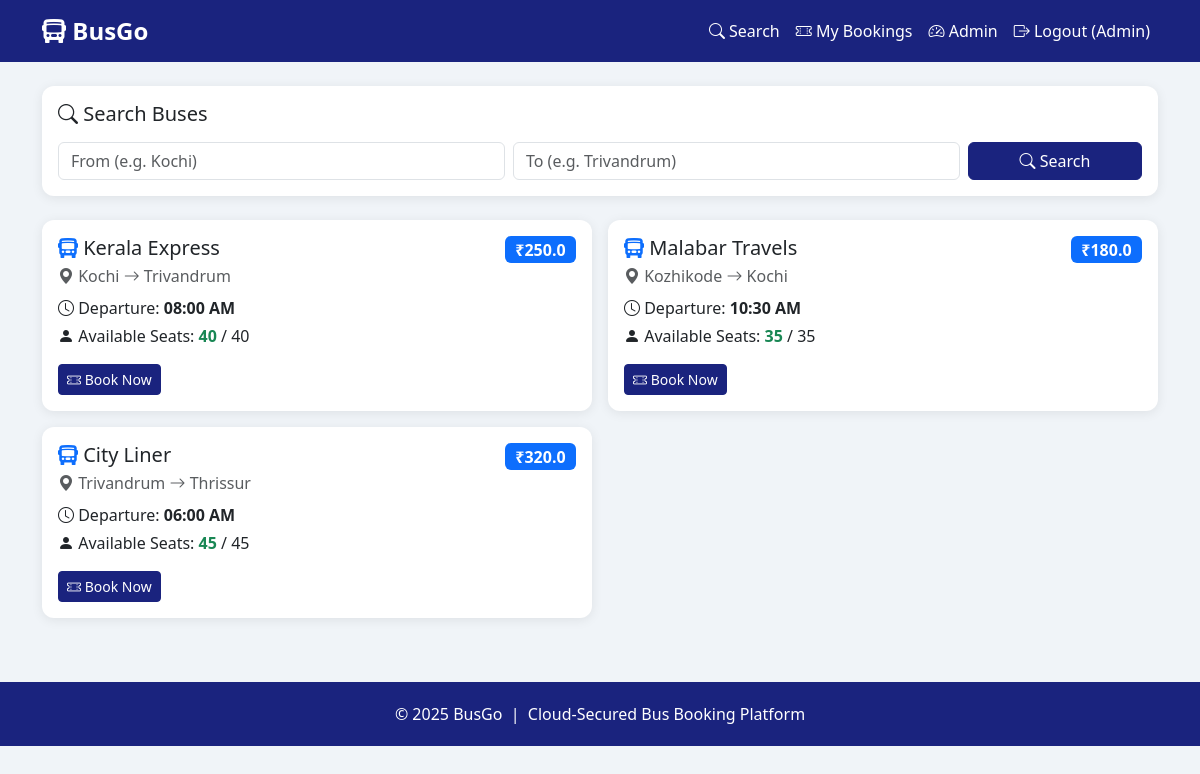
Screenshot of / (signed in) with the database file from the repository.
### app.py (models this page shows)
class Bus(db.Model):
    id          = db.Column(db.Integer, primary_key=True)
    name        = db.Column(db.String(100), nullable=False)
    origin      = db.Column(db.String(100), nullable=False)
    destination = db.Column(db.String(100), nullable=False)
    departure   = db.Column(db.String(50),  nullable=False)
    seats       = db.Column(db.Integer, default=40)
    price       = db.Column(db.Float,   nullable=False)
    bookings    = db.relationship('Booking', backref='bus', lazy=True)

### app.py (the view)
@app.route('/')
@login_required
def home():
    origin      = request.args.get('origin', '').strip()
    destination = request.args.get('destination', '').strip()
    buses = Bus.query
    if origin:
        buses = buses.filter(Bus.origin.ilike(f'%{origin}%'))
    if destination:
        buses = buses.filter(Bus.destination.ilike(f'%{destination}%'))
    buses = buses.all()
    return render_template('home.html', buses=buses, origin=origin, destination=destination)

### app.py (called while the page is built)
def login_required(f):
    from functools import wraps
    @wraps(f)
    def decorated(*args, **kwargs):
        if 'user_id' not in session:
            flash('Please log in first.', 'warning')
            return redirect(url_for('login'))
        return f(*args, **kwargs)
    return decorated

### templates/home.html (shortened to what this page needs)
{% extends 'base.html' %}
{% block content %}
<div class="card mb-4">
  <div class="card-body">
    <h5 class="card-title mb-3"><i class="bi bi-search"></i> Search Buses</h5>
    <form method="GET" class="row g-2">
      <div class="col-md-5">
        <input type="text" name="origin" class="form-control" placeholder="From (e.g. Kochi)" value="{{ origin }}">
      </div>
      <div class="col-md-5">
        <input type="text" name="destination" class="form-control" placeholder="To (e.g. Trivandrum)" value="{{ destination }}">
      </div>
      <div class="col-md-2">
        <button class="btn btn-primary w-100" type="submit"><i class="bi bi-search"></i> Search</button>
      </div>
    </form>
  </div>
</div>
{% if buses %}
  <div class="row g-3">
    {% for bus in buses %}
      {% set booked = bus.bookings | selectattr('status','equalto','confirmed') | map(attribute='seats') | sum %}
      {% set available = bus.seats - booked %}
      <div class="col-md-6">
        <div class="card h-100">
          <div class="card-body">
            <div class="d-flex justify-content-between align-items-start">
              <h5 class="card-title mb-1"><i class="bi bi-bus-front-fill text-primary"></i> {{ bus.name }}</h5>
              <span class="badge bg-primary fs-6">₹{{ bus.price }}</span>
            </div>
            <p class="text-muted mb-2">
              <i class="bi bi-geo-alt-fill"></i> {{ bus.origin }}
              <i class="bi bi-arrow-right"></i>
              {{ bus.destination }}
            </p>
            <p class="mb-1"><i class="bi bi-clock"></i> Departure: <strong>{{ bus.departure }}</strong></p>
            <p class="mb-3">
              <i class="bi bi-person-fill"></i> Available Seats:
              <strong class="{{ 'text-danger' if available < 5 else 'text-success' }}">{{ available }}</strong> / {{ bus.seats }}
            </p>
            {% if available > 0 %}
              <a href="{{ url_for('book', bus_id=bus.id) }}" class="btn btn-primary btn-sm">
                <i class="bi bi-ticket-perforated"></i> Book Now
              </a>
            {% else %}
              <span class="badge bg-danger">Fully Booked</span>
            {% endif %}
          </div>
        </div>
      </div>
    {% endfor %}
  </div>
{% else %}
  <div class="text-center py-5 text-muted">
    <i class="bi bi-bus-front display-3"></i>
    <p class="mt-3">No buses found. Try a different route.</p>
  </div>
{% endif %}
{% endblock %}

### templates/base.html (shortened to what this page needs)
<!DOCTYPE html>
<html lang="en">
<head>
  <link href="https://cdn.jsdelivr.net/npm/bootstrap@5.3.0/dist/css/bootstrap.min.css" rel="stylesheet">
  <link href="https://cdn.jsdelivr.net/npm/bootstrap-icons@1.11.0/font/bootstrap-icons.css" rel="stylesheet">
</head>
<body>
<nav class="navbar navbar-expand-lg">
  <div class="container">
    <a class="navbar-brand fw-bold fs-4" href="{{ url_for('home') }}"><i class="bi bi-bus-front-fill"></i> BusGo</a>
    <div class="collapse navbar-collapse" id="nav">
      <ul class="navbar-nav ms-auto">
        {% if session.user_id %}
          <li class="nav-item"><a class="nav-link" href="{{ url_for('home') }}"><i class="bi bi-search"></i> Search</a></li>
          <li class="nav-item"><a class="nav-link" href="{{ url_for('my_bookings') }}"><i class="bi bi-ticket-perforated"></i> My Bookings</a></li>
          {% if session.role == 'admin' %}
            <li class="nav-item"><a class="nav-link" href="{{ url_for('admin_dashboard') }}"><i class="bi bi-speedometer2"></i> Admin</a></li>
          {% endif %}
          <li class="nav-item"><a class="nav-link" href="{{ url_for('logout') }}"><i class="bi bi-box-arrow-right"></i> Logout ({{ session.name }})</a></li>
        {% else %}
          <li class="nav-item"><a class="nav-link" href="{{ url_for('login') }}">Login</a></li>
          <li class="nav-item"><a class="nav-link" href="{{ url_for('register') }}">Register</a></li>
        {% endif %}
      </ul>
    </div>
  </div>
</nav>
<div class="container py-4">
  {% block content %}{% endblock %}
</div>
<footer class="text-center">
  <p class="mb-0">&copy; 2025 BusGo &nbsp;|&nbsp; Cloud-Secured Bus Booking Platform</p>
</footer>
</body>
</html>

### templates/base.html (style rules this page uses)
body { background: #f0f4f8; font-family: 'Segoe UI', sans-serif; }
.navbar { background: #1a237e; }
.navbar-brand, .nav-link { color: #fff !important; }
.card { border: none; border-radius: 12px; box-shadow: 0 2px 12px rgba(0,0,0,.08); }
.btn-primary { background: #1a237e; border-color: #1a237e; }
footer { background: #1a237e; color: #fff; padding: 20px 0; margin-top: 40px; }

### rows the page displays
Bus: name "Kerala Express", price "250.0", origin "Kochi", destination "Trivandrum", departure "08:00 AM", seats "40"
Bus: name "Malabar Travels", price "180.0", origin "Kozhikode", destination "Kochi", departure "10:30 AM", seats "35"
Bus: name "City Liner", price "320.0", origin "Trivandrum", destination "Thrissur", departure "06:00 AM", seats "45"

### other values shown
{{ session.name }} "Admin"
